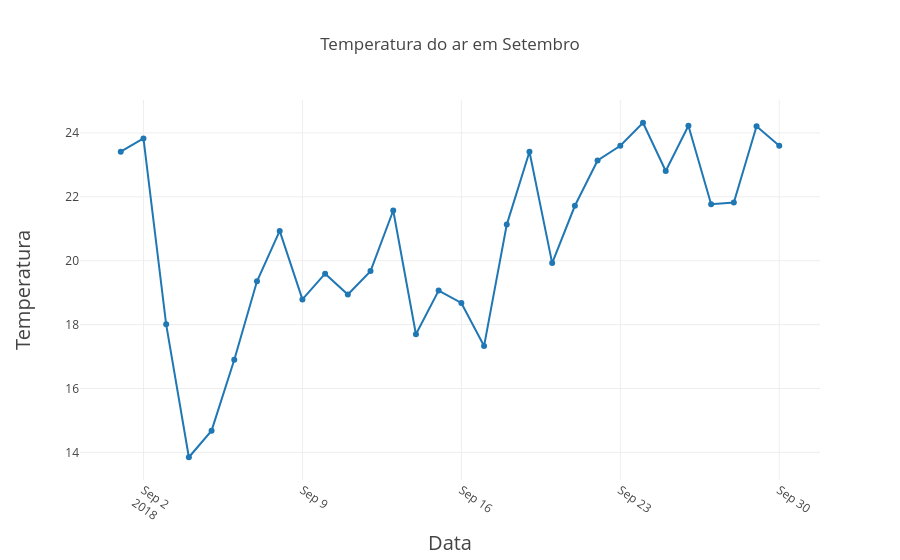

Here is the notebook cell this chart was saved with:
### Code cell
trace = go.Scatter(x=temp['dia'],y=temp['temperatura_ar_vmedio'],mode = 'lines+markers')
data = [trace]
layout = go.Layout(
    title='Temperatura do ar em Setembro',
    xaxis=dict(title='Data',titlefont=dict(size=20),tickangle=35),
    yaxis=dict(title='Temperatura',titlefont=dict(size=20)))
py.iplot(go.Figure(data = [trace], layout=layout))

### Figure 1 — Plotly figure (JSON) as saved in the notebook; plotly's stock layout.template omitted (floating-point values rounded to 4 significant figures)
{"data": [{"mode": "lines+markers", "type": "scatter", "uid": "e143b0d5-f6ad-4bf6-885c-54d47011fed6", "x": ["2018-09-01", "2018-09-02", "2018-09-03", "2018-09-04", "2018-09-05", "2018-09-06", "2018-09-07", "2018-09-08", "2018-09-09", "2018-09-10", "2018-09-11", "2018-09-12", "2018-09-13", "2018-09-14", "2018-09-15", "2018-09-16", "2018-09-17", "2018-09-18", "2018-09-19", "2018-09-20", "2018-09-21", "2018-09-22", "2018-09-23", "2018-09-24", "2018-09-25", "2018-09-26", "2018-09-27", "2018-09-28", "2018-09-29", "2018-09-30"], "y": [23.41, 23.83, 18.01, 13.85, 14.68, 16.9, 19.35, 20.93, 18.79, 19.59, 18.94, 19.67, 21.57, 17.7, 19.07, 18.68, 17.33, 21.13, 23.41, 19.92, 21.72, 23.14, 23.6, 24.32, 22.81, 24.22, 21.76, 21.82, 24.21, 23.6]}], "layout": {"title": "Temperatura do ar em Setembro", "xaxis": {"tickangle": 35, "title": "Data", "titlefont": {"size": 20}}, "yaxis": {"title": "Temperatura", "titlefont": {"size": 20}}}}
